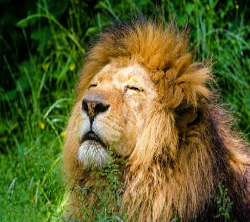
#> input picture py_work/numpy&opencv/20211217/lion.png, 250 x 222 px
$ python ex02.py
#> lines starting #> are read from the running program, lines starting #| are printed output that depends on the picture
import cv2
import matplotlib.pyplot as plt
import numpy as np

lionimg = cv2.imread('lion.png')
#> lionimg is the input picture: shape (222, 250, 3); mean B, G, R 44.3, 97.2, 94.9
rabbitimg = cv2.imread('rabbit.png')
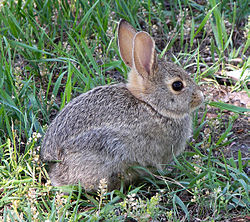
#> input picture py_work/numpy&opencv/20211217/rabbit.png, 250 x 222 px
#> rabbitimg is the input picture: shape (222, 250, 3); mean B, G, R 108.7, 125.4, 111.7

# 250 222
#
sumimg = cv2.add(lionimg,rabbitimg)
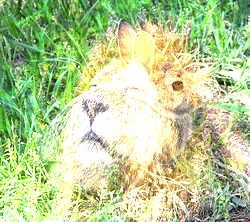
#> sumimg: shape (222, 250, 3); mean B, G, R 148.7, 205, 185.3
plt.imshow(cv2.cvtColor(sumimg,cv2.COLOR_BGR2RGB))
plt.show()
# cv2.imshow('sumimg',sumimg)
# cv2.waitKey(0)

sumnpimg = np.add(lionimg,rabbitimg)
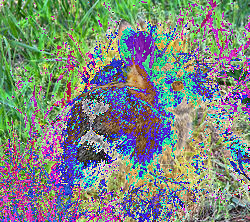
#> sumnpimg: shape (222, 250, 3); mean B, G, R 126.5, 136.3, 124.9
plt.imshow(cv2.cvtColor(sumnpimg,cv2.COLOR_BGR2RGB))
plt.show()
# cv2.imshow('sumnpimg',sumnpimg)
# cv2.waitKey(0)
